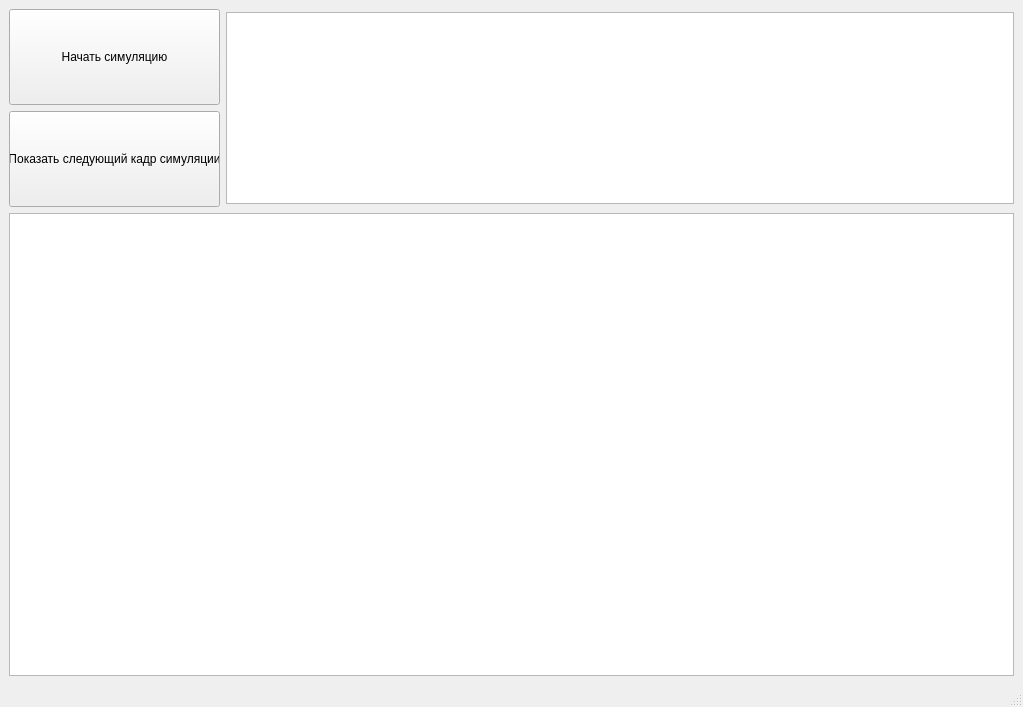
<?xml version="1.0" encoding="UTF-8"?>
<ui version="4.0">
 <class>MainWindow</class>
 <widget class="QMainWindow" name="MainWindow">
  <property name="geometry">
   <rect>
    <x>0</x>
    <y>0</y>
    <width>1023</width>
    <height>707</height>
   </rect>
  </property>
  <property name="windowTitle">
   <string>MainWindow</string>
  </property>
  <widget class="QWidget" name="centralwidget">
   <layout class="QGridLayout" name="gridLayout_3">
    <item row="0" column="0">
     <layout class="QGridLayout" name="gridLayout_2">
      <item row="0" column="0">
       <layout class="QGridLayout" name="gridLayout" rowstretch="0,0">
        <item row="0" column="0">
         <widget class="QPushButton" name="newSimulationButton">
          <property name="minimumSize">
           <size>
            <width>211</width>
            <height>96</height>
           </size>
          </property>
          <property name="maximumSize">
           <size>
            <width>211</width>
            <height>96</height>
           </size>
          </property>
          <property name="text">
           <string>Начать симуляцию</string>
          </property>
         </widget>
        </item>
        <item row="0" column="1" rowspan="2">
         <widget class="QTableView" name="indicatorsTableView">
          <property name="minimumSize">
           <size>
            <width>500</width>
            <height>0</height>
           </size>
          </property>
          <property name="maximumSize">
           <size>
            <width>5000</width>
            <height>192</height>
           </size>
          </property>
          <property name="midLineWidth">
           <number>0</number>
          </property>
          <property name="autoScroll">
           <bool>false</bool>
          </property>
          <property name="tabKeyNavigation">
           <bool>false</bool>
          </property>
          <property name="showDropIndicator" stdset="0">
           <bool>false</bool>
          </property>
          <property name="dragEnabled">
           <bool>false</bool>
          </property>
          <property name="dragDropOverwriteMode">
           <bool>false</bool>
          </property>
          <property name="alternatingRowColors">
           <bool>true</bool>
          </property>
          <property name="showGrid">
           <bool>true</bool>
          </property>
          <property name="gridStyle">
           <enum>Qt::SolidLine</enum>
          </property>
          <property name="wordWrap">
           <bool>false</bool>
          </property>
          <property name="cornerButtonEnabled">
           <bool>false</bool>
          </property>
          <attribute name="horizontalHeaderVisible">
           <bool>true</bool>
          </attribute>
          <attribute name="horizontalHeaderCascadingSectionResizes">
           <bool>false</bool>
          </attribute>
          <attribute name="horizontalHeaderMinimumSectionSize">
           <number>20</number>
          </attribute>
          <attribute name="horizontalHeaderDefaultSectionSize">
           <number>20</number>
          </attribute>
          <attribute name="horizontalHeaderHighlightSections">
           <bool>true</bool>
          </attribute>
          <attribute name="horizontalHeaderShowSortIndicator" stdset="0">
           <bool>false</bool>
          </attribute>
          <attribute name="horizontalHeaderStretchLastSection">
           <bool>false</bool>
          </attribute>
          <attribute name="verticalHeaderVisible">
           <bool>true</bool>
          </attribute>
          <attribute name="verticalHeaderCascadingSectionResizes">
           <bool>false</bool>
          </attribute>
          <attribute name="verticalHeaderMinimumSectionSize">
           <number>20</number>
          </attribute>
          <attribute name="verticalHeaderDefaultSectionSize">
           <number>20</number>
          </attribute>
          <attribute name="verticalHeaderHighlightSections">
           <bool>true</bool>
          </attribute>
          <attribute name="verticalHeaderShowSortIndicator" stdset="0">
           <bool>false</bool>
          </attribute>
          <attribute name="verticalHeaderStretchLastSection">
           <bool>false</bool>
          </attribute>
         </widget>
        </item>
        <item row="1" column="0">
         <widget class="QPushButton" name="nextSequenceButton">
          <property name="minimumSize">
           <size>
            <width>211</width>
            <height>96</height>
           </size>
          </property>
          <property name="maximumSize">
           <size>
            <width>211</width>
            <height>96</height>
           </size>
          </property>
          <property name="text">
           <string>Показать следующий кадр симуляции</string>
          </property>
         </widget>
        </item>
       </layout>
      </item>
      <item row="1" column="0">
       <widget class="QChartView" name="errorGraphView">
        <property name="minimumSize">
         <size>
          <width>947</width>
          <height>387</height>
         </size>
        </property>
        <property name="maximumSize">
         <size>
          <width>16777215</width>
          <height>16777215</height>
         </size>
        </property>
       </widget>
      </item>
     </layout>
    </item>
   </layout>
  </widget>
  <widget class="QMenuBar" name="menubar">
   <property name="geometry">
    <rect>
     <x>0</x>
     <y>0</y>
     <width>1023</width>
     <height>22</height>
    </rect>
   </property>
  </widget>
  <widget class="QStatusBar" name="statusbar"/>
 </widget>
 <customwidgets>
  <customwidget>
   <class>QChartView</class>
   <extends>QGraphicsView</extends>
   <header>QtCharts</header>
  </customwidget>
 </customwidgets>
 <resources/>
 <connections/>
</ui>
